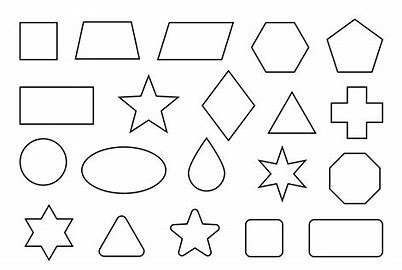
#> input picture projects/computer_vision/contour_detection/shape_for_test.jpeg, 402 x 270 px, found by its file name
$ python contour_detection.py
#> lines starting #> are read from the running program, lines starting #| are printed output that depends on the picture; after the words box and inside, x2 and y2 are one past the last pixel; in counts of white or black regions, pixels touching at a corner belong together
# Import necessary libraries
import cv2
import matplotlib.pyplot as plt
import numpy as np

# Load the image - using relative path
img = cv2.imread('./shape_for_test.jpeg')
#> img is the input picture: shape (270, 402, 3); min 0, max 255, mean 240.9

# OpenCV loads images in BGR, but matplotlib expects RGB
# This was a gotcha that took me forever to figure out!
img = cv2.cvtColor(img, cv2.COLOR_BGR2RGB)

# Convert to grayscale for processing
# Contour detection works on single-channel images
gray = cv2.cvtColor(img.copy(), cv2.COLOR_BGR2GRAY)

# Apply Gaussian blur to reduce noise
# This is crucial! Without blurring, you get tons of tiny contours from noise
# Kernel size must be odd - tried (3,3) and (7,7), settled on (5,5)
blurred = cv2.GaussianBlur(gray, (5, 5), 0)
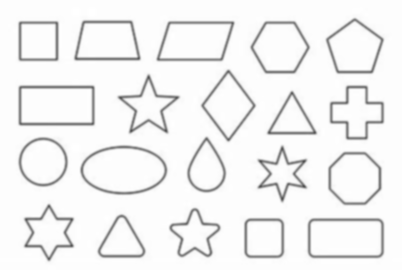
#> blurred: shape (270, 402); min 82, max 255, mean 240.9

# Adaptive thresholding - much better than global threshold
# Global threshold failed on images with varying lighting
# The parameters (11, 2) were found through trial and error:
# - 11 is the neighborhood size for adaptive calculation
# - 2 is the constant subtracted from mean
thresh = cv2.adaptiveThreshold(
    blurred, 255, cv2.ADAPTIVE_THRESH_GAUSSIAN_C, cv2.THRESH_BINARY, 11, 2
)
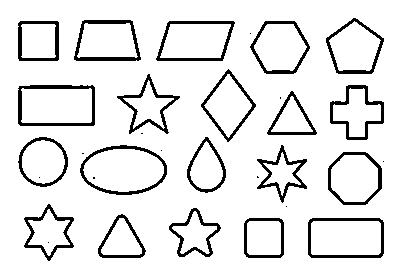
#> thresh: shape (270, 402); 89.8% white; 31 black regions (11 under 20 px)

# Detect contours
# RETR_TREE gets all contours and builds hierarchy
# CHAIN_APPROX_SIMPLE compresses contours to save memory
contours, hierarchy = cv2.findContours(thresh, cv2.RETR_TREE, cv2.CHAIN_APPROX_SIMPLE)
#> contours = 52 contours, 11 with area under 20; largest, box (x1, y1, x2, y2) and area: (0, 0, 402, 270) 107869, (79, 144, 168, 196) 3486, (17, 84, 96, 127) 3234, (307, 217, 385, 259) 3119, (155, 20, 236, 62) 2790

# Draw contours on a copy of the original image
copy_img = img.copy()
# -1 means draw all contours, (0, 0, 255) is red in RGB, 2 is thickness
cv2.drawContours(copy_img, contours, -1, (0, 0, 255), 2)
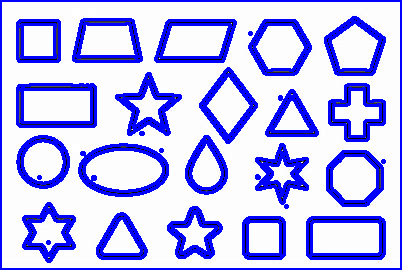
#> copy_img: shape (270, 402, 3); mean R, G, B 186.4, 186.4, 247.6

# Add text annotation showing number of contours found
# This helps verify the detection is working correctly
cv2.putText(copy_img, f"Contours Detected: {len(contours)}", (10, 30),
            cv2.FONT_HERSHEY_SIMPLEX, 0.8, (0, 255, 0), 2)
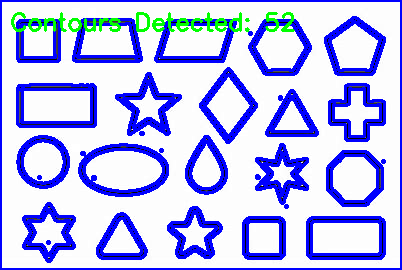
#> copy_img: shape (270, 402, 3); 1.77% of pixels changed, all inside (x1, y1, x2, y2) = (11, 12, 295, 32)

# Display original and processed images side by side
titles = ['Original', 'Contours']
imgs = [img, copy_img]

plt.figure(figsize=(10, 5))
for i in range(2):
    plt.subplot(1, 2, i+1)
    plt.xticks([])  # Remove tick marks for cleaner look
    plt.yticks([])
    plt.title(titles[i])
    plt.imshow(imgs[i])
plt.tight_layout()
plt.show()

# Debug info
print(f"Found {len(contours)} contours")
#| Found 52 contours
print(f"Image shape: {img.shape}")
#| Image shape: (270, 402, 3)

# TODO: Try filtering contours by area to remove very small ones
# Could use cv2.contourArea() for this
# Also want to try cv2.boundingRect() to draw boxes around shapes
